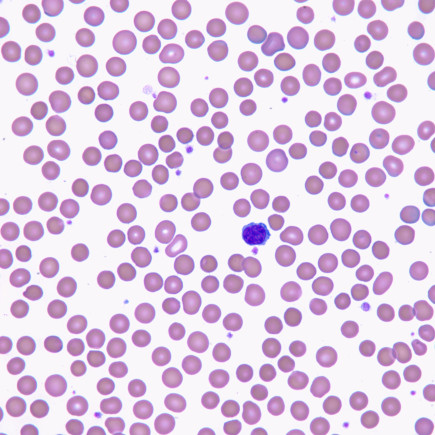
#> input picture images/blood_cells-2.jpg, 435 x 435 px, found by its file name; its folder holds only this picture in this run
$ python lab_3.py
#> lines starting #> are read from the running program, lines starting #| are printed output that depends on the picture
### utils/file_utils.py
#! /usr/bin/python
import os
from os import path

from argparse import ArgumentParser

import cv2


def _select_file(root):
    files = os.listdir(root)
    print("Select an Image:")
    for i, name in enumerate(files, 1):
        print(f"{i}) {name}")

    size = len(files)
    while True:
        value = input(f"Choice [1 - {size}]: ")
        try:
            value = int(value)
        except ValueError:
            print(f"{value} is not a valid integer")
        else:
            if 1 <= value <= size:
                break
            else:
                print(f"{value} out of range [1 - {size}]")

    return files[value - 1]


def load_image(name=None, root="images", color=False):
    if name is None:
        name = _select_file(root)

    if not path.exists(name):
        name = path.join(root, name)

    if not path.exists(name):
        raise ValueError(f"image file {name} does not exists")

    flag = cv2.IMREAD_COLOR if color else cv2.IMREAD_GRAYSCALE

    img = cv2.imread(name, flags=flag)

    if img is None:
        raise ValueError(f"cannot load {name}")

    return img


# [23 lines left out: functions parse_args, load_image_from_arg, not called in this run]

### utils/image_utils.py
#! /usr/bin/python

import cv2
import numpy as np


# [11 lines left out: function get_histogram, not called in this run]


def colorize(function):
    def output(img, *args, **kwargs):
        if len(img.shape) == 3:
            tmp = [function(ch, *args, **kwargs) for ch in cv2.split(img)]
            output = cv2.merge(tmp)
        else:
            output = function(img, *args, **kwargs)
        return output

    return output


def show_image(*images, wait=0):
    for count, image in enumerate(images, 1):
        if isinstance(image, tuple):
            name, image = image
        else:
            name = f"Image {count}"

        cv2.imshow(name, image)
    if wait >= 0:
        wait *= 1000
        cv2.waitKey(wait)

### lab_3.py
#! /usr/bin/python

# autogenerated on 2020-03-11 11:49

# add Gaussian noise to an image

import cv2
import numpy as np

from utils import *


def generate_gaussian_noise(mu, sigma, height, width, min_value=0, max_value=255):
    noise = np.random.normal(mu, sigma, (height, width))
    for i, row in enumerate(noise):
        for j, v in enumerate(row):
            while v < min_value or v > max_value:
                v = np.random.normal(mu, sigma, 1)
            noise[i, j] = v
    noise = noise.astype(np.uint8)
    return noise


@colorize
def apply_noise(img, mu, sigma):
    noise = generate_gaussian_noise(mu, sigma, *img.shape)
    return img + noise


def main():
    img = load_image(color=True)
#> the loop in _select_file, `while True:` made 1 pass; the answer given on pass 1: 1
#> in load_image, img is the input picture: shape (435, 435, 3); mean B, G, R 226.9, 202.8, 223.3
    imgs = (
        (f"noise range = -{n} {n}", apply_noise(img, 0, 100)) for n in [10, 20, 30, 40]
    )
#> call 3 of apply_noise, with mu = 0, sigma = 100
#> in apply_noise (call 3), `return img + noise`:
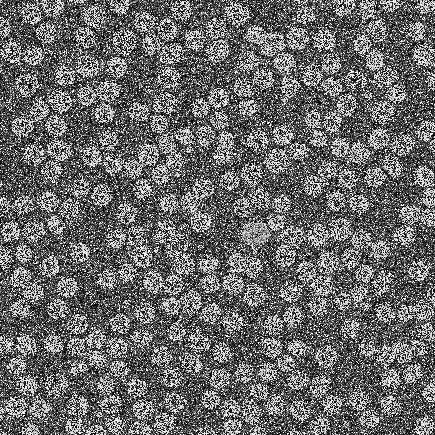
#> returned value: shape (435, 435); min 0, max 255, mean 106.8
#> in output, `tmp = [function(ch, *args, **kwargs) for ch in cv2.split(img)]`: tmp = 3 items
#> in output (call 3), `output = cv2.merge(tmp)`:
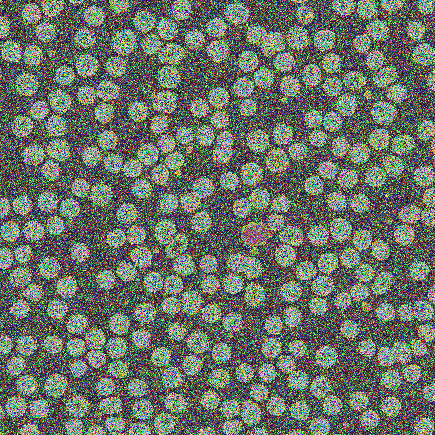
#> output: shape (435, 435, 3); mean of channels 0, 1, 2 104, 114.5, 106.8; drawn as B, G, R
#> in apply_noise (call 10), `return img + noise`:
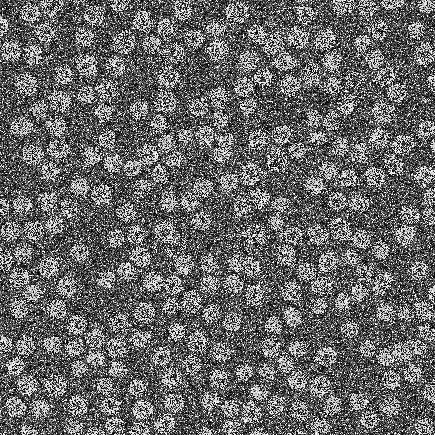
#> returned value: shape (435, 435); min 0, max 255, mean 104
#> after the loop in generate_gaussian_noise (call 11), `for i, row in enumerate(noise):`:
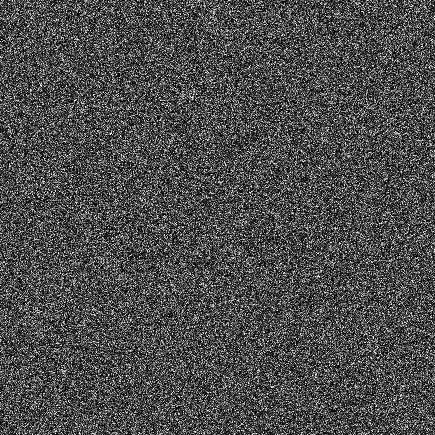
#> noise: shape (435, 435) float64; min 0.000709, max 255, mean 77.5
#> in apply_noise (call 11), `return img + noise`:
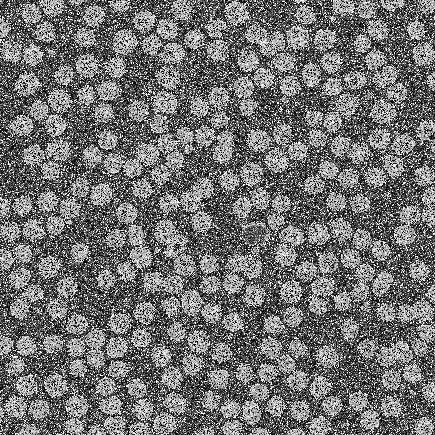
#> returned value: shape (435, 435); min 0, max 255, mean 114.5
#> in generate_gaussian_noise (call 12), `noise = np.random.normal(mu, sigma, (height, width))`:
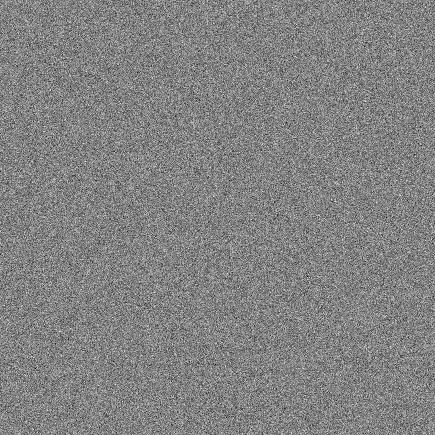
#> noise: shape (435, 435) float64; min -480.3, max 456.3, mean -0.1; drawn with min black and max white
#> after the loop in generate_gaussian_noise (call 12), `for i, row in enumerate(noise):`:
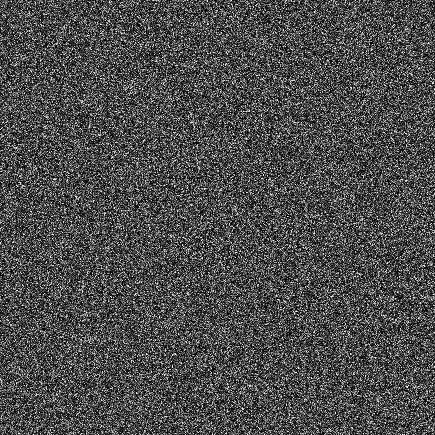
#> noise: shape (435, 435) float64; min 0.000708, max 255, mean 77.2
    show_image(*imgs, wait=7)
#> the loop in show_image, `for count, image in enumerate(images, 1):` made 4 passes
#> name on passes 1 to 4: 'noise range = -10 10', 'noise range = -20 20', 'noise range = -30 30', 'noise range = -40 40'


if __name__ == "__main__":
    main()

$ run again, on images/blood_cells.png
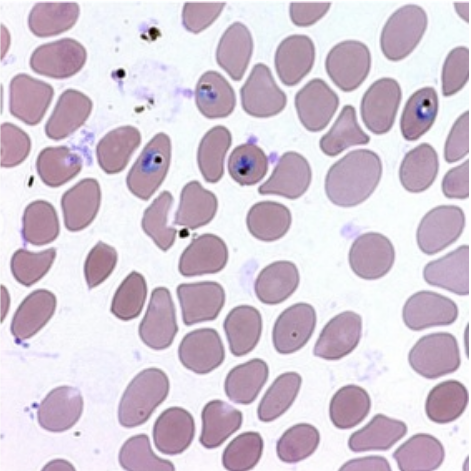
#> input picture images/blood_cells.png, 471 x 471 px, found by its file name
#> the loop in _select_file, `while True:` made 1 pass; the answer given on pass 1: 1
#> in load_image, img is the input picture: shape (471, 471, 3); mean B, G, R 215.4, 201.9, 213.4
#> in apply_noise (call 3), `return img + noise`:
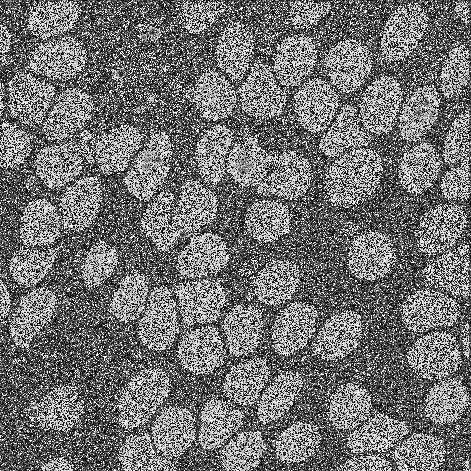
#> returned value: shape (471, 471); min 0, max 255, mean 114.4
#> tmp = 3 items
#> after the loop in generate_gaussian_noise (call 12), `for i, row in enumerate(noise):`:
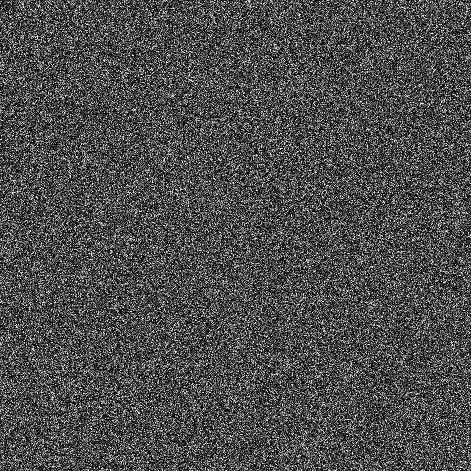
#> noise: shape (471, 471) float64; min 0.000431, max 255, mean 77.6
#> the loop in show_image, `for count, image in enumerate(images, 1):` made 4 passes
#> name on passes 1 to 4: 'noise range = -10 10', 'noise range = -20 20', 'noise range = -30 30', 'noise range = -40 40'
